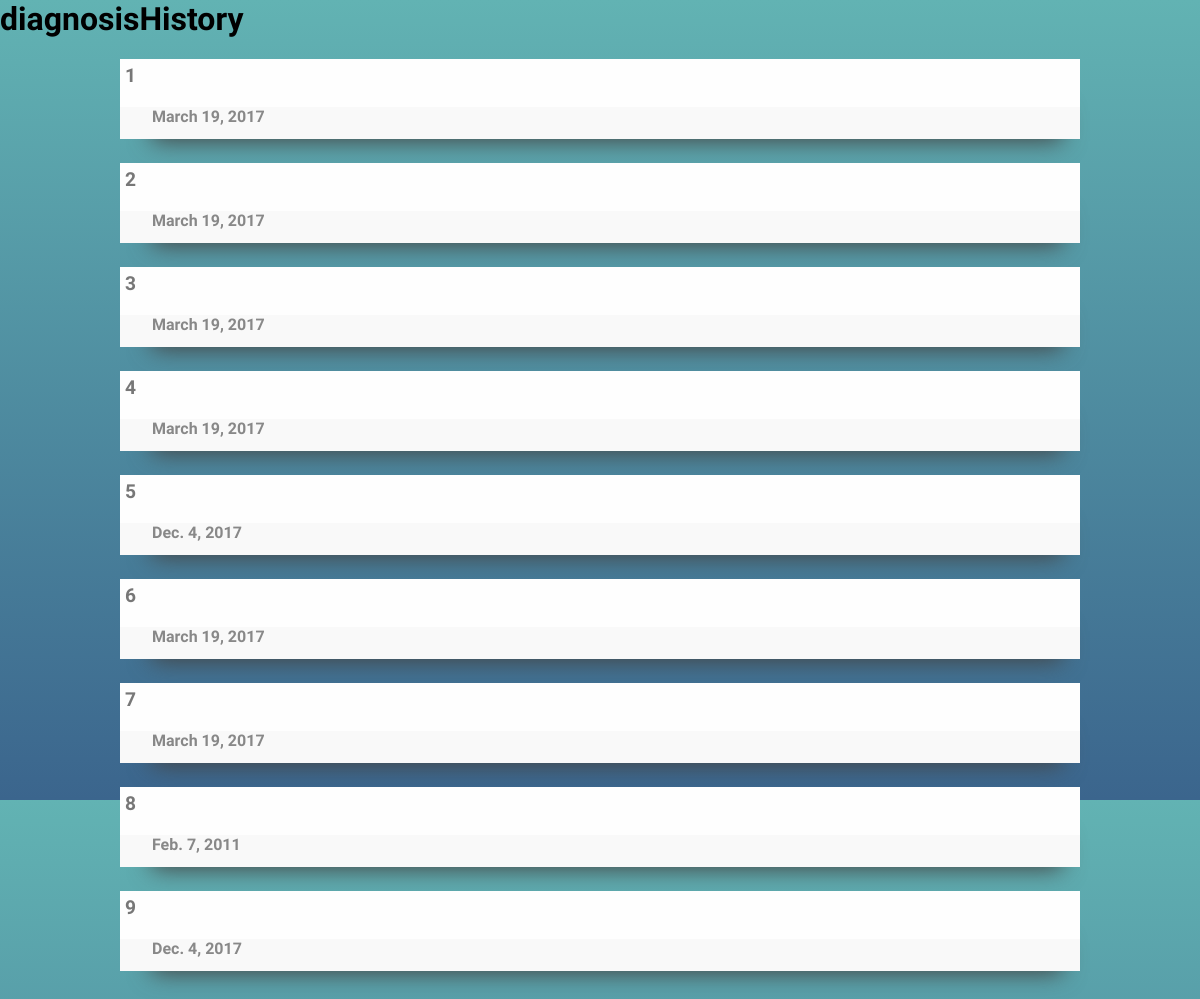
Screenshot of /journal/view/diagnosisHistory/ (signed in) with the database file from the repository.
### auth/models.py (models this page shows)
class DiagnosisHistoryModel(models.Model):
    date = models.DateField()
    symptomsDescription = models.CharField(max_length = 500)
    diagnosis = models.CharField(max_length=30)
    clinic = models.CharField(max_length=25)
    owner = models.ForeignKey(m.User  , on_delete=models.CASCADE)
    image = models.ImageField(upload_to="auth/static/usr_images", null=True, blank=True);

### auth/views.py (the view)
# urls.py: url(r'^journal/view/diagnosisHistory/$' , views.JournalViewDiagnosisHistory , name="vdiagnoseshistory"),
def JournalViewDiagnosisHistory(request):
	logs = DiagnosisHistoryModel.objects.filter(owner=request.user);
	class dateID():
		date =""
		id= ""
		def __init__(self,date,id):
			self.date = date
			self.id= id
	inst = []
	for log in logs :
		temp = dateID(log.date,log.id)
		inst.append(temp) ;
	return render(request , "list.html" , {"dateid":inst, "category": "diagnosisHistory"}) ;

### auth/templates/list.html (shortened to what this page needs)
<html>
	<head>
		<link href="/static/css/base.css" rel="stylesheet" type="text/css">
	</head>
	<body>
		<h1>{{ category }}</h1>
		{% if dateid %}
			<div class="container">
			{% for obj in dateid %}
				<a href="{{ obj.id }}">
					<div class="card">
						<p class="card_top"> {{ obj.id }}</p>
						<p class="card_base">{{ obj.date }}</p>
					</div>
				</a>
			{% endfor %}
			</div>
		{% else %}
			<p>None yet</p>
		{% endif %}
	</body>
</html>

### auth/static/css/base.css (style rules this page uses)
* { font-family: 'Nixie One'; }
html { height: 100%; }
body { height: 100%; margin: 0; background-repeat: no-repeat; background-attachment: fixed; background: linear-gradient(0deg,#3B658D , #62B3B3); position: relative ; top : 0 ; left: 0 ; }
.container { position : relative ; top: 0 ; height: 100%; left: 0 ; right: 0 ; text-align: center; }
.container { position: relative ; top: 0 ; left: 0 ; right: 0 ; bottom: 0 ; text-align: center; }
.card { position : relative ; display: inline-block ; height:5em ; width: 80%; background-color:#fefefe; box-shadow : 7px 27px 23px -25px #444; font-weight : bold ; margin-bottom: 1.5em ; }
.card_top { margin: 0 0 0 0 ; position: absolute ; padding-top: 5px; padding-left: 5px ; top: 0; left: 0 ; right: 0 ; height: 60%; text-align: left ; color: #777 ; font-size: 120% ; }
.card_base { margin: 0 0 0 0 ; position : absolute ; padding-left: 2em; top: 60% ; left: 0 ; right: 0 ; bottom: 0 ; text-align: left; color: #888 ; background-color: #f9f9f9; }

### rows the page displays
DiagnosisHistoryModel: date "March 19, 2017"
DiagnosisHistoryModel: date "March 19, 2017"
DiagnosisHistoryModel: date "March 19, 2017"
DiagnosisHistoryModel: date "March 19, 2017"
DiagnosisHistoryModel: date "Dec. 4, 2017"
DiagnosisHistoryModel: date "March 19, 2017"
DiagnosisHistoryModel: date "March 19, 2017"
DiagnosisHistoryModel: date "Feb. 7, 2011"
DiagnosisHistoryModel: date "Dec. 4, 2017"

### other values shown
{{ category }} "diagnosisHistory"
{{ obj.id }} "1" "2" "3" "4" "5" "6" "7" "8" "9"
